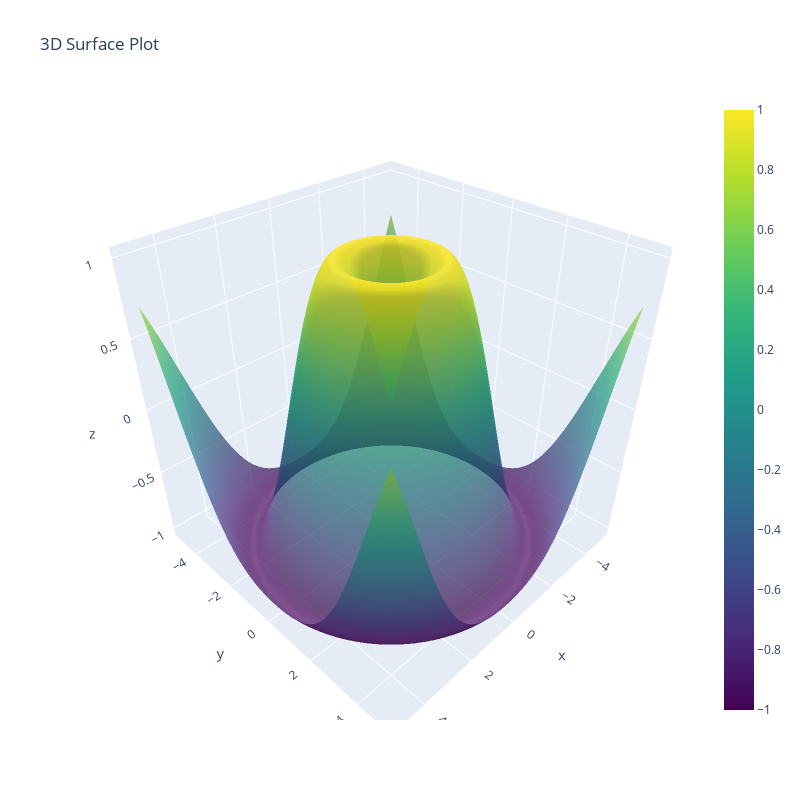

The code cell stored with this chart in its notebook:
### Code cell
x = df['X'].values.reshape(100, 100)
y = df['Y'].values.reshape(100, 100)
z = df['Z'].values.reshape(100, 100)

fig = go.Figure(data=[go.Surface(x=x, y=y, z=z, colorscale='Viridis', opacity=0.7)])
fig.update_layout(title='3D Surface Plot', autosize=False, width=800, height=800)
fig.show()

### Figure 1 — Plotly figure (JSON) as saved in the notebook; plotly's stock layout.template omitted (floating-point values rounded to 4 significant figures; data arrays with more than 128 entries replaced by an {"elided": "..."} marker saying what was removed)
{"data": [{"colorscale": [[0, "#440154"], [0.1111, "#482878"], [0.2222, "#3e4989"], [0.3333, "#31688e"], [0.4444, "#26828e"], [0.5556, "#1f9e89"], [0.6667, "#35b779"], [0.7778, "#6ece58"], [0.8889, "#b5de2b"], [1, "#fde725"]], "opacity": 0.7, "type": "surface", "x": {"elided": "100x100 float values"}, "y": {"elided": "100x100 float values"}, "z": {"elided": "100x100 float values"}}], "layout": {"autosize": false, "height": 800, "title": {"text": "3D Surface Plot"}, "width": 800}}
